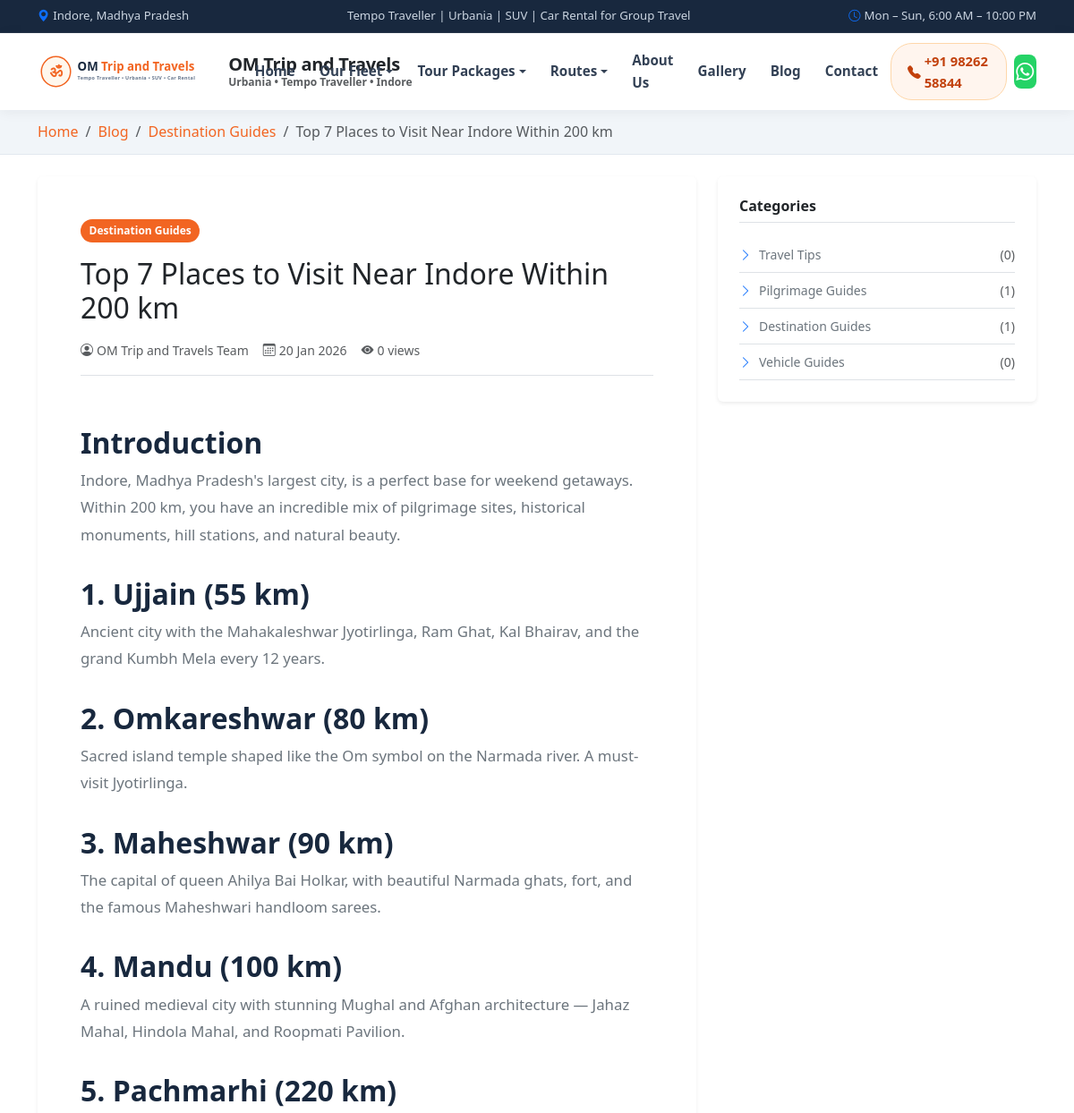
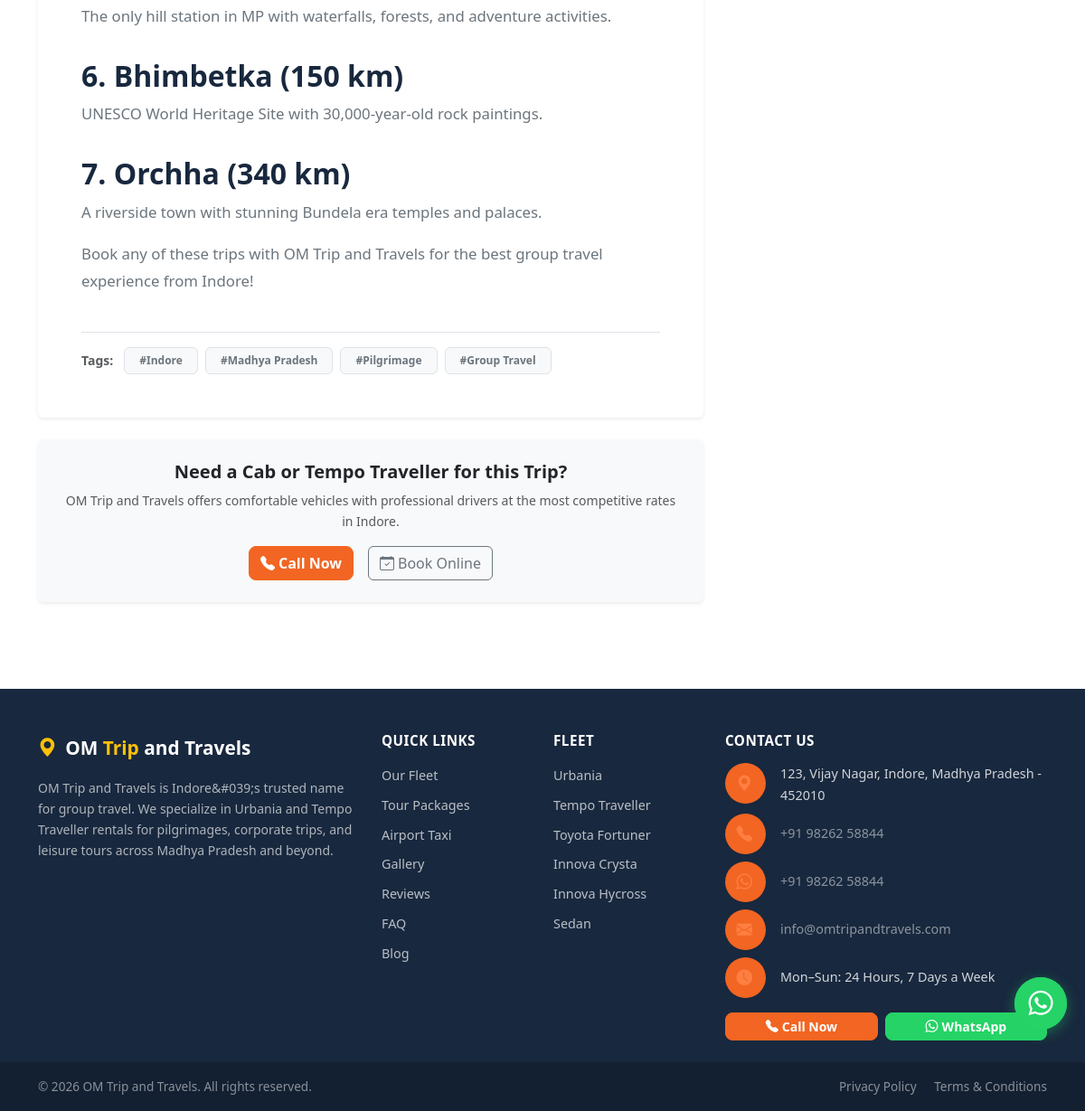
/blog/top-places-to-visit-near-indore, run on the app's committed database (2 pictures, top to bottom).
### tables this page shows
CREATE TABLE IF NOT EXISTS `blog_posts` (
  `id` INT UNSIGNED AUTO_INCREMENT PRIMARY KEY,
  `category_id` INT UNSIGNED NULL,
  `author_id` INT UNSIGNED NULL,
  `title` VARCHAR(300) NOT NULL,
  `slug` VARCHAR(320) UNIQUE NOT NULL,
  `excerpt` VARCHAR(500) NULL,
  `content` LONGTEXT NOT NULL,
  `featured_image` VARCHAR(255) NULL,
  `og_image` VARCHAR(255) NULL,
  `status` ENUM('draft','scheduled','published') NOT NULL DEFAULT 'draft',
  `published_at` DATETIME NULL,
  `meta_title` VARCHAR(255) NULL,
  `meta_description` VARCHAR(500) NULL,
  `views` INT UNSIGNED NOT NULL DEFAULT 0,
  `created_at` DATETIME NOT NULL DEFAULT CURRENT_TIMESTAMP,
  `updated_at` DATETIME NOT NULL DEFAULT CURRENT_TIMESTAMP ON UPDATE CURRENT_TIMESTAMP,
  CONSTRAINT `fk_posts_category` FOREIGN KEY (`category_id`) REFERENCES `blog_categories`(`id`) ON DELETE SET NULL,
  CONSTRAINT `fk_posts_author` FOREIGN KEY (`author_id`) REFERENCES `admins`(`id`) ON DELETE SET NULL,
  INDEX `idx_posts_status` (`status`),
  INDEX `idx_posts_published` (`published_at`),
  INDEX `idx_posts_category` (`category_id`)
);

CREATE TABLE IF NOT EXISTS `blog_categories` (
  `id` INT UNSIGNED AUTO_INCREMENT PRIMARY KEY,
  `name` VARCHAR(100) NOT NULL,
  `slug` VARCHAR(120) UNIQUE NOT NULL,
  `description` VARCHAR(500) NULL,
  `sort_order` SMALLINT NOT NULL DEFAULT 0,
  `is_active` TINYINT(1) NOT NULL DEFAULT 1,
  `created_at` DATETIME NOT NULL DEFAULT CURRENT_TIMESTAMP
);

CREATE TABLE IF NOT EXISTS `blog_tags` (
  `id` INT UNSIGNED AUTO_INCREMENT PRIMARY KEY,
  `name` VARCHAR(80) NOT NULL,
  `slug` VARCHAR(100) UNIQUE NOT NULL,
  `created_at` DATETIME NOT NULL DEFAULT CURRENT_TIMESTAMP
);

### app/Views/blog/show.php (the view, shortened to what the rows shown need)
<div class="breadcrumb-nav">
    <div class="container">
        <ol class="breadcrumb mb-0 small">
            <li class="breadcrumb-item"><a href="/">Home</a></li>
            <li class="breadcrumb-item"><a href="/blog">Blog</a></li>
            <?php if (!empty($post['category_name'])): ?>
            <li class="breadcrumb-item"><a href="/blog/category/<?= htmlspecialchars($post['category_slug']) ?>"><?= htmlspecialchars($post['category_name']) ?></a></li>
            <?php endif; ?>
            <li class="breadcrumb-item active"><?= htmlspecialchars($post['title']) ?></li>
        </ol>
    </div>
</div>
<div class="container py-4">
    <div class="row g-4">
        <div class="col-lg-8">
            <article class="card p-4 p-md-5 border-0 shadow-sm mb-4">
                <?php if (!empty($post['category_name'])): ?>
                <span class="blog-category-badge align-self-start mb-3"><?= htmlspecialchars($post['category_name']) ?></span>
                <?php endif; ?>
                <h1 class="h2 fw-extrabold mb-3"><?= htmlspecialchars($post['title']) ?></h1>
                <div class="d-flex align-items-center text-muted small mb-4 pb-3 border-bottom">
                    <span class="me-3"><i class="bi bi-person-circle me-1"></i><?= htmlspecialchars($post['author_name'] ?: 'OM Trip and Travels Team') ?></span>
                    <span class="me-3"><i class="bi bi-calendar3 me-1"></i><?= formatDate($post['published_at'] ?? $post['created_at']) ?></span>
                    <span><i class="bi bi-eye-fill me-1"></i><?= (int)$post['views'] ?> views</span>
                </div>
                <div class="blog-content mb-4 text-secondary">
                    <?= raw($post['content']) ?>
                </div>
                <?php if (!empty($tags)): ?>
                <div class="pt-3 border-top d-flex align-items-center flex-wrap gap-2">
                    <span class="small fw-bold text-muted me-1">Tags:</span>
                    <?php foreach ($tags as $tag): ?>
                    <a href="/blog/tag/<?= htmlspecialchars($tag['slug']) ?>" class="badge bg-light text-secondary border text-decoration-none py-2 px-3">
                        #<?= htmlspecialchars($tag['name']) ?>
                    </a>
                    <?php endforeach; ?>
                </div>
                <?php endif; ?>
            </article>
        </div>
        <div class="col-lg-4">
            <div class="card p-4 border-0 shadow-sm mb-4">
                <ul class="list-unstyled mb-0">
                    <?php foreach ($categories as $cat): ?>
                    <li class="py-2 border-bottom">
                        <a href="/blog/category/<?= htmlspecialchars($cat['slug']) ?>" class="text-decoration-none text-secondary small d-flex justify-content-between">
                            <span><i class="bi bi-chevron-right text-primary me-2"></i><?= htmlspecialchars($cat['name']) ?></span>
                            <span class="text-muted">(<?= (int)$cat['post_count'] ?>)</span>
                        </a>
                    </li>
                    <?php endforeach; ?>
                </ul>
            </div>
        </div>
    </div>
</div>

### data on the page
blog_posts: category.name "Destination Guides", title "Top 7 Places to Visit Near Indore Within 200 km", published_at "20 Jan 2026", views "0", content "Introduction Indore, Madhya Pradesh's largest city, is a perfect base for weekend getaways. Within 200 km, you have an incredible mix of pilgrimage sites, historical monuments, hill stations, and natural beauty. 1. Ujjain (55 km) Ancient city with the Mahakaleshwar Jyotirlinga, Ram Ghat, Kal Bhairav, and the grand Kumbh Mela every 12 years. 2. Omkareshwar (80 km) Sacred island temple shaped like the Om symbol on the Narmada river. A must-visit Jyotirlinga. 3. Maheshwar (90 km) The capital of queen Ahilya Bai Holkar, with beautiful Narmada ghats, fort, and the famous Maheshwari handloom sarees. 4. Mandu (100 km) A ruined medieval city with stunning Mughal and Afghan architecture — Jahaz…"
blog_tags: name "Indore"
blog_tags: name "Madhya Pradesh"
blog_tags: name "Pilgrimage"
blog_tags: name "Group Travel"
blog_categories: name "Travel Tips", post_count "0"
blog_categories: name "Pilgrimage Guides", post_count "1"
blog_categories: name "Destination Guides", post_count "1"
blog_categories: name "Vehicle Guides", post_count "0"

### other printed values
$phone "+91 98262 58844"
$post['author_name'] ?: 'OM Trip and Travels Team' "OM Trip and Travels Team"
$settings('address', 'Indore, Madhya Pradesh') "123, Vijay Nagar, Indore, Madhya Pradesh - 452010"
$settings('email') "info@omtripandtravels.com"
$settings('working_hours', 'Mon-Sun: 24 Hours') "Mon–Sun: 24 Hours, 7 Days a Week"
$bizName "OM Trip and Travels"
